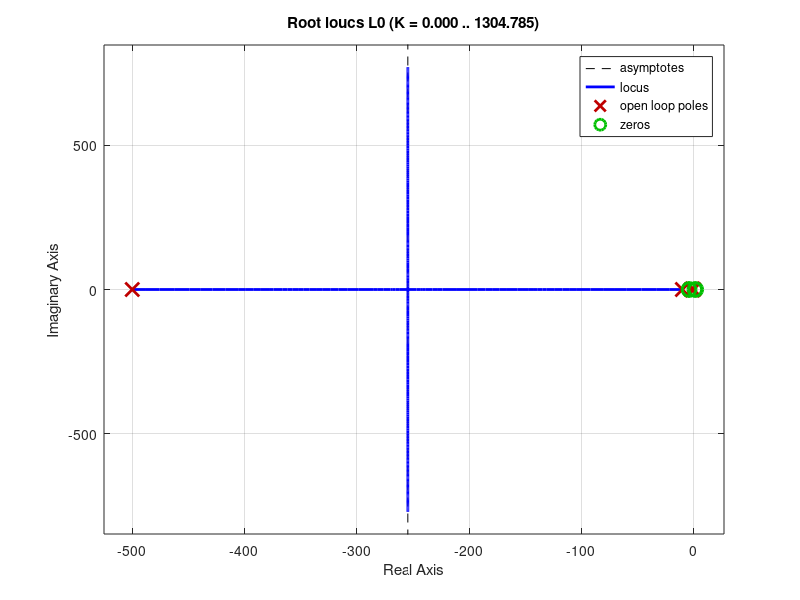
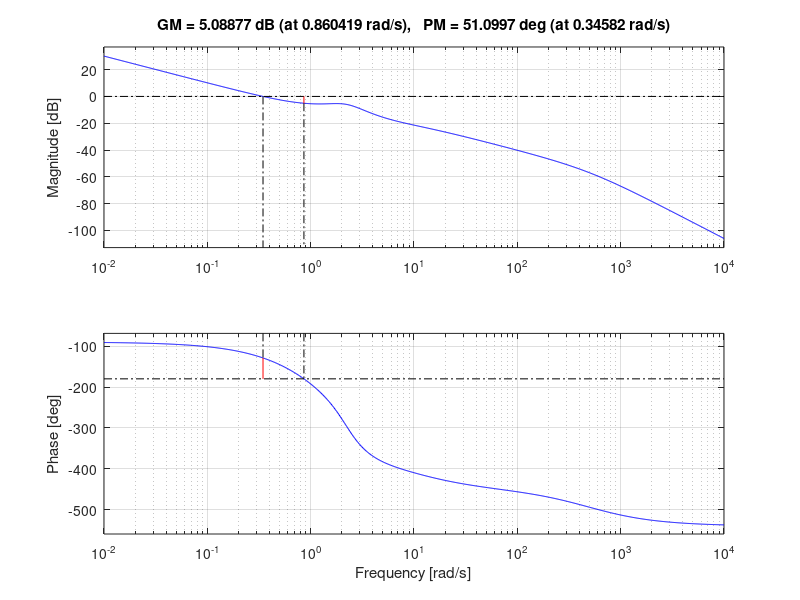
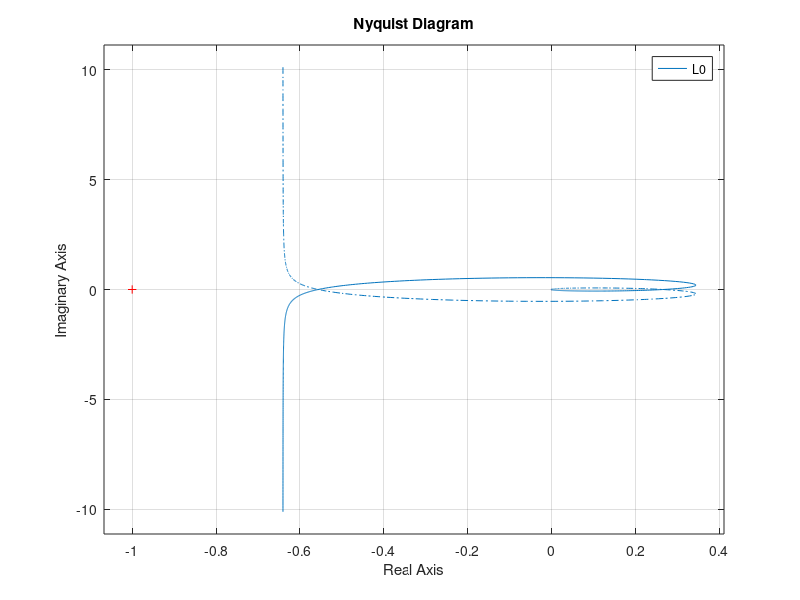
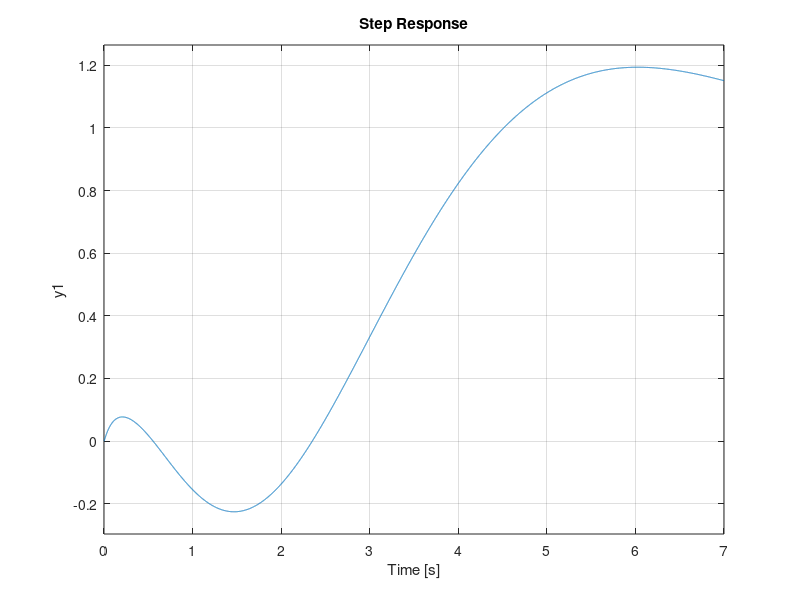

The MATLAB source for these figures, in order:
clear all 
close all
clc
 
%%  processo nominale 

s = tf('s');

P0  = (s^2-3*s+2)/((s+2)*(s+10)*(s^2+2*s+5)); 

% processo nominale asintoticamente stabile 
% pole(P0)
%  -10.0000 + 0.0000i
%   -1.0000 + 2.0000i
%   -1.0000 - 2.0000i
%   -2.0000 + 0.0000i

% Processo nominale a fase non minima
% zero(P0)
%      2
%      1

figure(1)
rlocus(P0)

%% c0 
zita = 1
omega_n =4
C0 = (s^2+2*omega_n*zita*s+omega_n^2)/(s*(s/500+1));
%C0 =(s/0.5+1)*(s/5+1)/(s*(s/500+1)); 

k0 =1;
L0 = k0*C0*P0

Wyr0  = minreal(L0/(1+L0))

figure(1) % finche sono al di sotto di 0.80 rad/s on frequenza il mio sitema si comporta abbastanz bene 
rlocus(L0)

figure(2)% oltre a darmi i margini di guadagno e fase , omega taglio e critica dall andamento della funzione d anello mi sarebbe impossibile adottare
% una rete anticipatrice in quanto farebbe altare  il diagramma dei moduli
% in prossimità dell omega di taglio portando ad un comportamento da filtro
% passa banda ma soprattutto il grafico inizierebbe a valicare le omega di
% l asse a 0 db piu volte creandomi non pochi problemi 
margin(L0)

figure(3)% asintotica stabilità verificata tramite criterio di nyquist(nessun giro attorno a -1)
nyquist(L0)

figure(4)
step(Wyr0)


